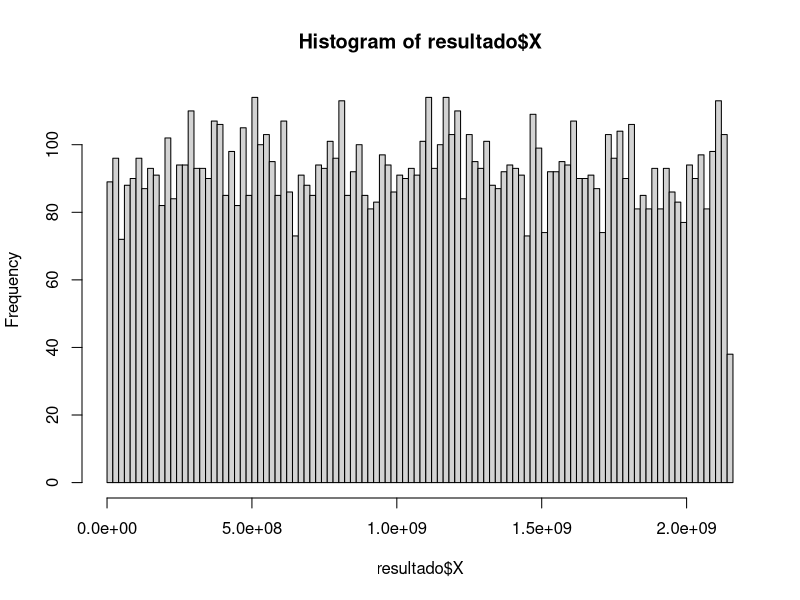
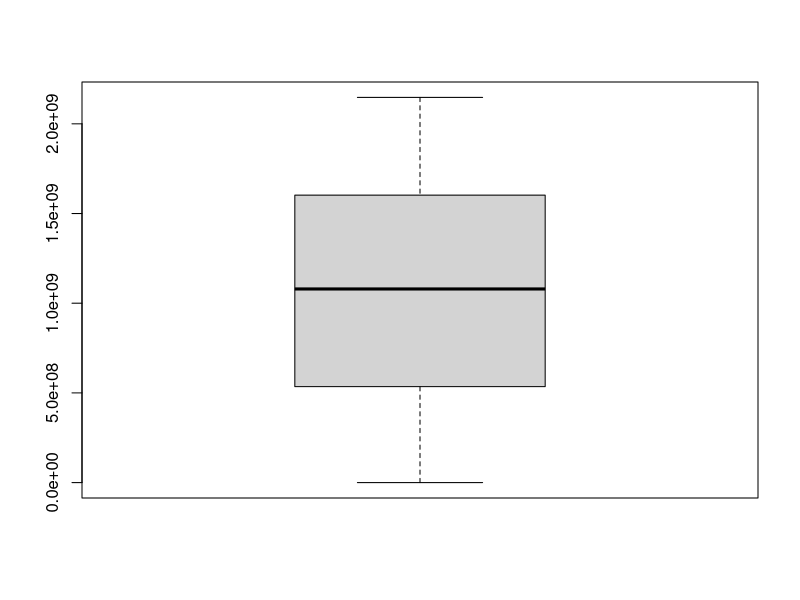

Recreate these plots in R, in order.
# Função para gerar números pseudoaleatórios usando o método congruente linear
gerador_congruente <- function(n, a, b, m, x0) {
  x <- numeric(1e3)
  u <- numeric(1e3)
  
  x[1] <- x0
  
  for (i in 2:n) {
    x[i] <- (a * x[i - 1] + b) %% m
  }
  
  u <- x / m
  return(list(X = x, U = u))
}

# Exemplo de uso
n <-10000  # Quantidade de números a gerar
a <- 6253 # Multiplicador
b <- 0 # Incremento
m <- 2^31      # Módulo (comum para geradores LCG)
x0 <- 2  # Semente inicial

resultado <- gerador_congruente(n, a, b, m, x0)

# Mostrar os resultados
options(max.print = 1e6)  # aumenta para até 1 milhão de elementos

print(data.frame(Xn = resultado$X, Un = resultado$U))
     
sum(duplicated(resultado))

hist(resultado$X, breaks = 100)

boxplot(resultado$X)
















     